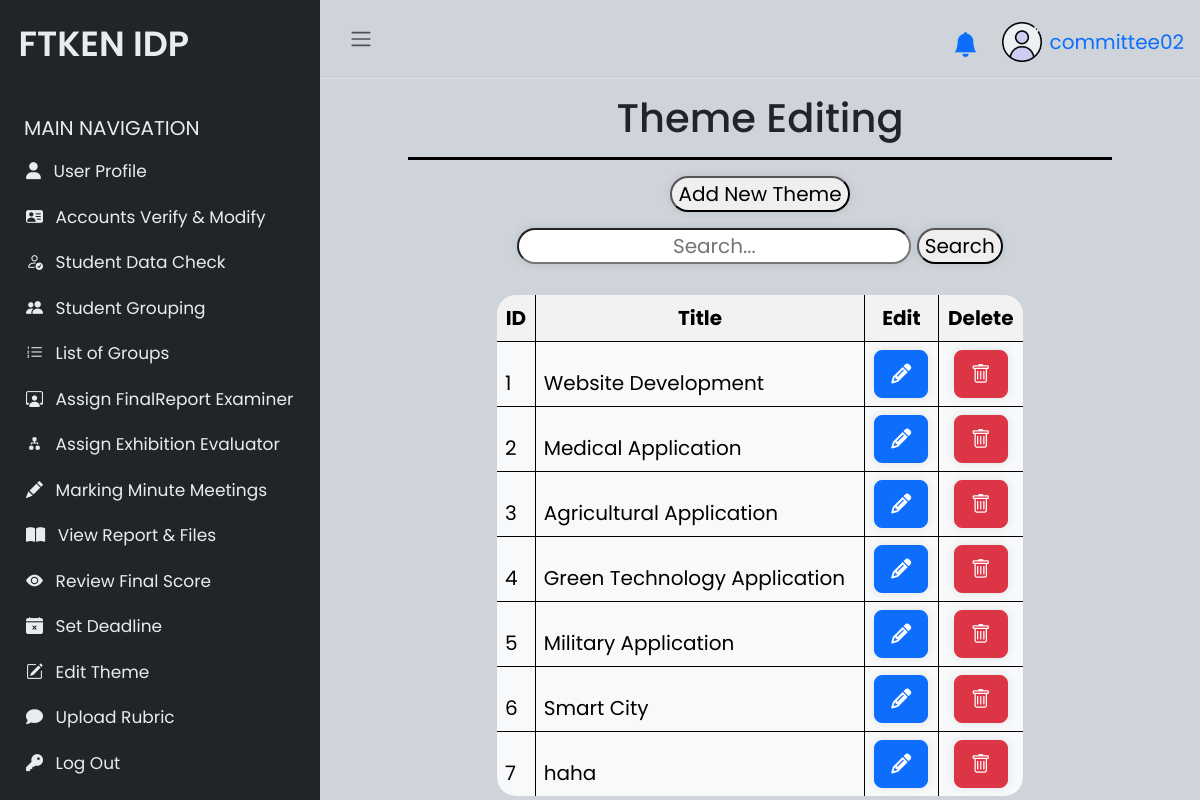
Page /committee/themeEdit.php (signed in) on the committed database.
### tables this page shows
CREATE TABLE `theme` (
  `themeid` int(11) NOT NULL,
  `title` varchar(800) NOT NULL
);

### committee/themeEdit.php (the view, shortened to what this page needs)
<!DOCTYPE html>
<html lang="en">
<?php
include './sidebarComm.php';
$record = "SELECT * FROM theme";
        $result = $conn->query($record);
        while ($row = $result->fetch_assoc()) {
            $data[] = $row;
        }
?>
<link rel="stylesheet" href="https://cdnjs.cloudflare.com/ajax/libs/font-awesome/5.15.4/css/all.min.css"
 />
<link href="https://cdn.jsdelivr.net/npm/bootstrap-icons@1.7.0/font/bootstrap-icons.css" rel="stylesheet">
<html>
<body>
    <h1 class="text-center mb-3 title-container">Theme Editing</h1>
    <a class="text-center mb-3">
        <form name="add" action="./themeEdit.php" method="POST">
            <button type="submit" name="add">Add New Theme</button>
        </form>
    </a>
    <form class="text-center" method="GET" action="themeEdit.php">
        <input type="text" class="box" name="query" placeholder="Search...">
        <button type="submit" class="box">Search</button>
    </form>
    <br>
    <div class="table-responsive">
    <table class="table table-bordered table-light">
            <thead class=" thead-dark">
        <?php
        getHead();
        if(isset($_GET['query']) && $_GET['query'] != null){
            printz($filtered_data);
        }
        else{
            printz($data);
        }
        ?>
    </table>
    </div>
    <?php
    function getHead()
    {
        echo "<tr>";
        echo "<th>ID</th>";
        echo "<th>Title</th>";
        echo "<th>Edit</th>";
        echo "<th>Delete</th>";
        echo "</tr>";
    }
    function printz($data)
    {
        $i=1;
        foreach ($data as $row) {
            $id = $row['themeid'];
            $title = $row['title'];
            if (isset($_POST['edit'])) {
                $edit = 1;
                $editid = $_POST['edit'];
            } else {
                $edit = 0;
            }
            if ($edit == 1 && $editid == $id) {
                echo "<tr>";
                echo "<td>$i</td>";
                echo "<form id=\"myForm\" method=\"post\" action=\"themeEdit.php\">";
                echo "<td><input type=\"text\" id=\"title\" name=\"title\" value=\"$title\"></td>";
                echo "<td>";
                editButton($id);
                echo "</td></tr>";
            } else {
                echo "<tr>";
                echo "<td>$i</td>";
                echo "<td>$title</td>";
                echo "<td>";
                editButton($id);
                echo "</td><td>";
                delButton($id);
                echo "</td></tr>";
            }
            $i++;
        }
    }
    function delButton($id)
    {
        echo "<div class=\"row justify-content-center\">
                <div class=\"col-auto\">
                    <form id=\"myForm\" method=\"post\" action=\"themeEdit.php\">
                    <button type=\"submit\" name=\"delete\" class=\"btn btn-danger btn-lg\" onclick=\"return confirm('Are you sure you want to delete?')\" value=\"";
        echo $id;
        echo "\"><i class=\"bi bi-trash\"></i>
                    </button>
                </div>
            </div>";
    }
    function editButton($id)
    {
        if (isset($_POST['edit'])) {
            $edit = 1;
            $editid = $_POST['edit'];
        } else {
            $edit = 0;
        }
        if ($edit == 1 && $id == $editid) {
            echo "<div class=\"row justify-content-center\">
                    <div class=\"col-auto\">
                        <form id=\"myForm\" method=\"post\" action=\"themeEdit.php\">
                        <button type=\"submit\" name=\"submit\" class=\"btn btn-success btn-lg\" onclick=\"return confirm('Are you sure want to edit?')\" value=\"";
            echo $id;
            echo "\"><i class=\"bi bi-wrench\"></i>
                        </button>
                    </div>
                </div>";
            echo "</td><td>";
            echo "<div class=\"row justify-content-center\">
                    <div class=\"col-auto\">
                        <form id=\"myForm\" method=\"post\" action=\"themeEdit.php\">
                        <button type=\"submit\" name=\"cancel\" class=\"btn btn-danger btn-lg\"  value=\"";
            echo $id;
            echo "\"><i class=\"bi bi-x-octagon\"></i>
                        </button>
                    </div>
                </div>";
        } else {
            echo "<div class=\"row justify-content-center\">
                    <div class=\"col-auto\">
                        <form id=\"myForm\" method=\"post\" action=\"themeEdit.php\">
                        <button type=\"submit\" name=\"edit\" class=\"btn btn-primary btn-lg\" value=\"";
            echo $id;
            echo "\"><i class=\"fas fa-pencil\"></i>
                        </button>
                    </div>
                </div>";
        }
    }
    ?>
</body>
</html>

### committee/sidebarComm.php (style rules this page uses)
body { font-family: 'Poppins', sans-serif; font-size: 20px; opacity: 1; overflow-y: scroll; margin: 0; }
a { cursor: pointer; text-decoration: none; font-family: 'Poppins', sans-serif; }
.title-container { border-bottom: 3px solid black; width: 80%; text-align: center; margin: 0 auto; display: flex; align-items: center; justify-content: center; box-sizing: border-box; padding: 15px 0; }

### committee/themeEdit.php (style rules this page uses)
.box { box-shadow: 0 0 10px rgba(0, 0, 0, 0.1); border-radius: 20px 20px 20px 20px; text-align: center; }
.table { border: 1px solid black; padding: 4px; text-align: left; margin: 0 auto; width: 60%; vertical-align: middle; border-collapse: collapse; border-radius: 20px; overflow: hidden; }
button { box-shadow: 0 0 10px rgba(0, 0, 0, 0.1); border-radius: 20px 20px 20px 20px; text-align: center; }
.table-responsive { overflow-x: auto; }
.table th { background-color: #f2f2f2; text-align: center; }

### rows in the picture
theme: title "Website Development"
theme: title "Medical Application"
theme: title "Agricultural Application"
theme: title "Green Technology Application"
theme: title "Military Application"
theme: title "Smart City"
theme: title "haha", $id 15 (drawn)

### other values in the picture
$_SESSION['username'] "committee02"
